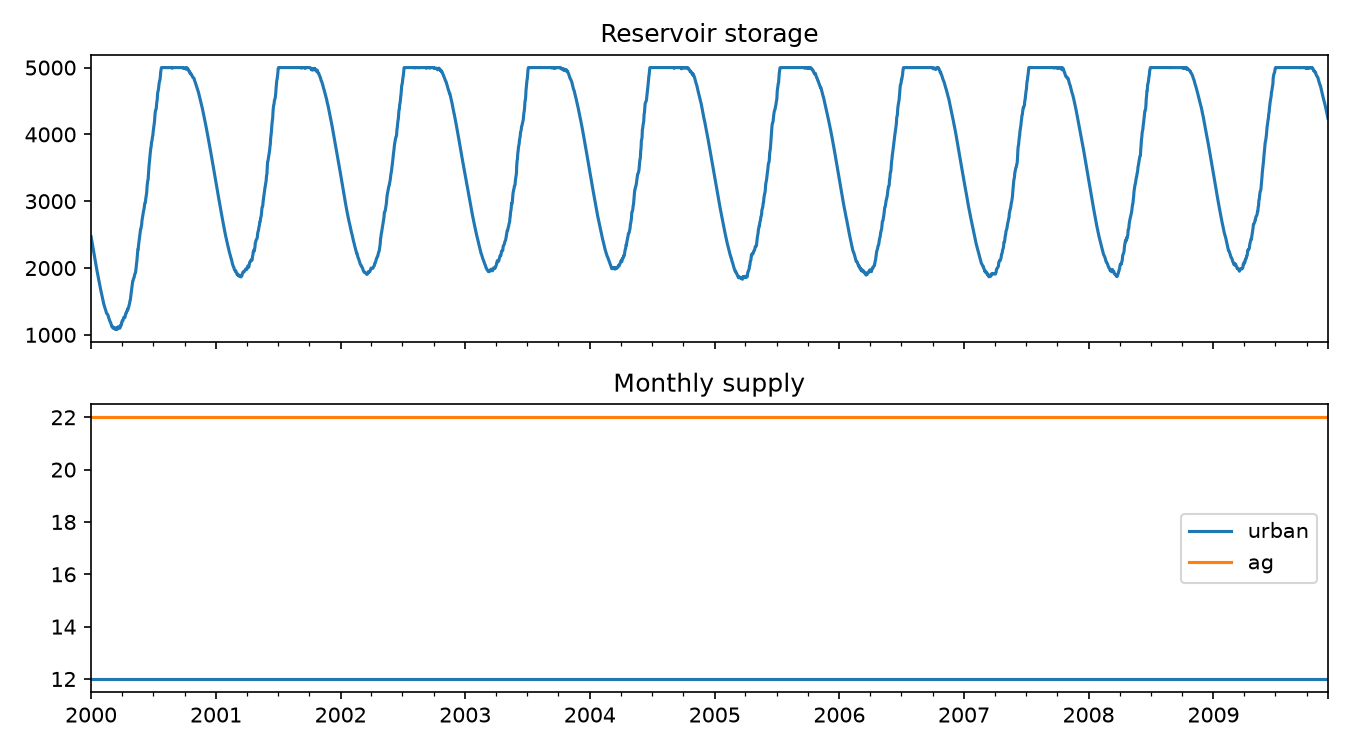

The script that saved this image:
"""
title: Toy pywr network
author: John Inston
date: 2026-11-15
"""

# INFORMATION:
# River Inflow -> Reservoir -> Urban + Ag Demand

# Packages
from pywr.recorders import NumpyArrayStorageRecorder, NumpyArrayNodeRecorder
import numpy as np
import pandas as pd
import matplotlib.pyplot as plt
from pywr.model import Model
from pywr.nodes import Input, Storage, Output, Link
from pywr.parameters import DataFrameParameter

# Random seed
rng = np.random.default_rng(0)

# Days
days = pd.date_range("2000-01-01", "2009-12-31", freq="D")
doy = days.dayofyear.values

# Seasonal snowmelt-like inflow (Ml/day) with lognormal noise
inflow = 40 * (1 + 0.9 * np.sin(2 * np.pi * (doy - 90) / 365)) * \
    rng.lognormal(0, 0.3, len(days))
inflow_df = pd.DataFrame({"inflow": inflow}, index=days)

model = Model(start=days[0], end=days[-1], timestep=1)

river = Input(model, "river")
river.max_flow = DataFrameParameter(model, inflow_df["inflow"])
river.cost = -10

res = Storage(model, "reservoir", max_volume=5000, initial_volume=2500,
              inputs=1, outputs=1)
river.connect(res)

urban = Output(model, "urban", max_flow=12, cost=-100)
ag = Output(model, "ag", max_flow=22, cost=-50)
spill = Output(model, "spill", cost=1000)
res.connect(urban)
res.connect(ag)
res.connect(spill)
river.connect(spill)

sto = NumpyArrayStorageRecorder(model, res)
u = NumpyArrayNodeRecorder(model, urban)
a = NumpyArrayNodeRecorder(model, ag)

if __name__ == "__main__":
    model.run()
    out = pd.DataFrame({"storage": sto.data[:, 0], "urban": u.data[:, 0],
                        "ag": a.data[:, 0]}, index=days)
    print(out.describe().round(1))
    print("urban shortfall days:", int((out.urban < 12 - 1e-6).sum()))
    print("ag shortfall days:", int((out.ag < 22 - 1e-6).sum()))
    fig, ax = plt.subplots(2, 1, figsize=(9, 5), sharex=True)
    out.storage.plot(ax=ax[0], title="Reservoir storage")
    out[["urban", "ag"]].resample("MS").mean().plot(ax=ax[1],
                                                    title="Monthly supply")
    plt.tight_layout()
    plt.savefig("toy_model.png", dpi=150)
